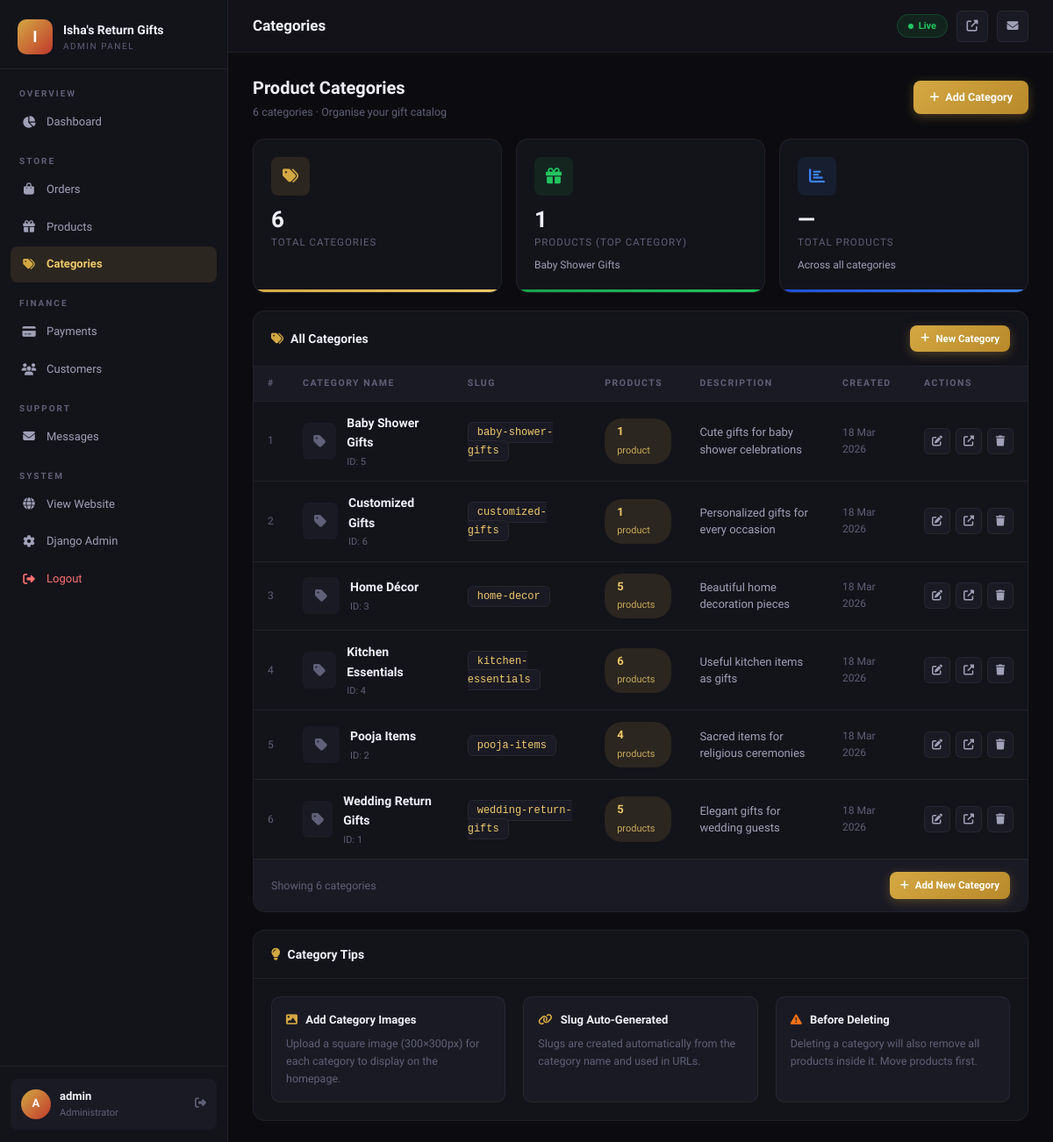
Screenshot of /dashboard/categories/ (signed in) with the database file from the repository.
### products/models.py (models this page shows, shortened)
class Category(models.Model):
    name = models.CharField(max_length=200)
    slug = models.SlugField(unique=True)
    image = models.ImageField(upload_to='categories/', blank=True, null=True)
    description = models.TextField(blank=True)
    created_at = models.DateTimeField(auto_now_add=True)
    class Meta:
        verbose_name_plural = 'Categories'
        ordering = ['name']

### dashboard/views.py (the view)
# urls.py: path('categories/', views.category_list, name='dashboard_categories'),
@login_required(login_url='/dashboard/login/')
@user_passes_test(is_admin, login_url='/dashboard/login/')
def category_list(request):
    categories = Category.objects.annotate(product_count=Count('products'))
    return render(request, 'dashboard/categories.html', {
        'categories': categories,
        'pending_count': Order.objects.filter(order_status='pending').count(),
        'new_msg_count': get_new_msg_count(),
    })

### dashboard/views.py (called while the page is built)
def is_admin(user):
    return user.is_authenticated and user.is_staff

def get_new_msg_count():
    try:
        from contact.models import ContactMessage
        return ContactMessage.objects.filter(status='new').count()
    except Exception:
        return 0

### products/context_processors.py (called while the page is built)
def cart_count(request):
    count = 0
    if request.session.session_key:
        try:
            cart = Cart.objects.get(session_key=request.session.session_key)
            count = cart.get_item_count()
        except Cart.DoesNotExist:
            pass
    return {'cart_count': count}

### templates/dashboard/categories.html (shortened to what this page needs)
{% extends 'dashboard/base.html' %}
{% block nav_categories %}active{% endblock %}
{% block page_title %}Categories{% endblock %}
{% block content %}
<div class="s-header">
  <div class="s-title">
    <h2>Product Categories</h2>
    <p>{{ categories|length }} categor{{ categories|length|pluralize:"y,ies" }} · Organise your gift catalog</p>
  </div>
  <div class="s-actions">
    <a href="{% url 'dashboard_category_add' %}" class="btn btn-gold">
      <i class="fas fa-plus"></i> Add Category
    </a>
  </div>
</div>
<div class="stat-grid" style="grid-template-columns:repeat(3,1fr);margin-bottom:20px;">
  <div class="stat-card g">
    <div class="stat-top"><div class="stat-icon si-g"><i class="fas fa-tags"></i></div></div>
    <div class="stat-val">{{ categories|length }}</div>
    <div class="stat-label">Total Categories</div>
  </div>
  <div class="stat-card gr">
    <div class="stat-top"><div class="stat-icon si-gr"><i class="fas fa-gift"></i></div></div>
    <div class="stat-val">{% for c in categories %}{% if forloop.first %}{{ c.product_count }}{% endif %}{% endfor %}</div>
    <div class="stat-label">Products (Top Category)</div>
    <div class="stat-sub">
      {% for c in categories %}{% if forloop.first %}{{ c.name }}{% endif %}{% endfor %}
    </div>
  </div>
  <div class="stat-card b">
    <div class="stat-top"><div class="stat-icon si-b"><i class="fas fa-chart-bar"></i></div></div>
    <div class="stat-val">
      {% with total=0 %}
        —
      {% endwith %}
    </div>
    <div class="stat-label">Total Products</div>
    <div class="stat-sub">Across all categories</div>
  </div>
</div>
<div class="card">
  <div class="card-head">
    <span class="card-title"><i class="fas fa-tags"></i> All Categories</span>
    <a href="{% url 'dashboard_category_add' %}" class="btn btn-gold btn-sm">
      <i class="fas fa-plus"></i> New Category
    </a>
  </div>
  <div style="overflow-x:auto;">
    <table class="d-table">
      <thead>
        <tr>
          <th style="width:40px;">#</th>
          <th>Category Name</th>
          <th>Slug</th>
          <th>Products</th>
          <th>Description</th>
          <th>Created</th>
          <th>Actions</th>
        </tr>
      </thead>
      <tbody>
        {% for cat in categories %}
        <tr>
          <td style="color:var(--text3);font-size:12px;">{{ forloop.counter }}</td>
          <td>
            <div style="display:flex;align-items:center;gap:12px;">
              {% if cat.image %}
              <img src="{{ cat.image.url }}" class="p-thumb" alt="{{ cat.name }}">
              {% else %}
              <div class="p-thumb-ph"><i class="fas fa-tag"></i></div>
              {% endif %}
              <div>
                <div style="font-weight:700;font-size:14px;color:var(--text);">{{ cat.name }}</div>
                <div style="font-size:11px;color:var(--text3);margin-top:2px;">ID: {{ cat.id }}</div>
              </div>
            </div>
          </td>
          <td>
            <code style="background:var(--bg3);padding:4px 10px;border-radius:6px;font-size:12px;color:var(--gold2);border:1px solid var(--border);">
              {{ cat.slug }}
            </code>
          </td>
          <td>
            <span style="background:var(--gold-dim);color:var(--gold2);font-size:13px;font-weight:700;padding:5px 14px;border-radius:20px;display:inline-block;">
              {{ cat.product_count }}
              <span style="font-size:11px;font-weight:500;opacity:0.8;">product{{ cat.product_count|pluralize }}</span>
            </span>
          </td>
          <td style="max-width:220px;">
            <div style="font-size:13px;color:var(--text2);line-height:1.5;">
              {{ cat.description|truncatechars:60|default:"—" }}
            </div>
          </td>
          <td>
            <div style="font-size:12px;color:var(--text3);">
              {{ cat.created_at|date:"d M Y" }}
            </div>
          </td>
          <td>
            <div style="display:flex;gap:6px;align-items:center;">
              <a href="{% url 'dashboard_category_edit' cat.id %}" class="btn-icon" title="Edit Category">
                <i class="fas fa-edit"></i>
              </a>
              <a href="{% url 'product_list' %}?category={{ cat.slug }}" class="btn-icon" title="View Products" target="_blank">
                <i class="fas fa-external-link-alt"></i>
              </a>
              <a href="{% url 'dashboard_category_delete' cat.id %}" class="btn-icon del" title="Delete Category">
                <i class="fas fa-trash"></i>
              </a>
            </div>
          </td>
        </tr>
        {% endfor %}
      </tbody>
    </table>
  </div>
  {% if categories %}
  <div style="padding:14px 20px;border-top:1px solid var(--border);background:var(--bg3);display:flex;align-items:center;justify-content:space-between;flex-wrap:wrap;gap:10px;">
    <span style="font-size:12.5px;color:var(--text3);">
      Showing {{ categories|length }} categor{{ categories|length|pluralize:"y,ies" }}
    </span>
    <a href="{% url 'dashboard_category_add' %}" class="btn btn-gold btn-sm">
      <i class="fas fa-plus"></i> Add New Category
    </a>
  </div>
  {% endif %}
</div>
<div class="card" style="margin-top:20px;">
  <div class="card-head">
    <span class="card-title"><i class="fas fa-lightbulb"></i> Category Tips</span>
  </div>
  <div class="card-body">
    <div style="display:grid;grid-template-columns:repeat(3,1fr);gap:20px;">
      <div style="background:var(--bg3);border-radius:10px;padding:16px;border:1px solid var(--border);">
        <div style="font-size:13px;font-weight:700;color:var(--text);margin-bottom:6px;">
          <i class="fas fa-image" style="color:var(--gold);margin-right:6px;"></i> Add Category Images
        </div>
        <div style="font-size:12.5px;color:var(--text3);line-height:1.6;">Upload a square image (300×300px) for each category to display on the homepage.</div>
      </div>
      <div style="background:var(--bg3);border-radius:10px;padding:16px;border:1px solid var(--border);">
        <div style="font-size:13px;font-weight:700;color:var(--text);margin-bottom:6px;">
          <i class="fas fa-link" style="color:var(--gold);margin-right:6px;"></i> Slug Auto-Generated
        </div>
        <div style="font-size:12.5px;color:var(--text3);line-height:1.6;">Slugs are created automatically from the category name and used in URLs.</div>
      </div>
      <div style="background:var(--bg3);border-radius:10px;padding:16px;border:1px solid var(--border);">
        <div style="font-size:13px;font-weight:700;color:var(--text);margin-bottom:6px;">
          <i class="fas fa-exclamation-triangle" style="color:var(--orange);margin-right:6px;"></i> Before Deleting
        </div>
        <div style="font-size:12.5px;color:var(--text3);line-height:1.6;">Deleting a category will also remove all products inside it. Move products first.</div>
      </div>
    </div>
  </div>
</div>
{% endblock %}

### templates/dashboard/base.html (shortened to what this page needs)
{% load static %}
<!DOCTYPE html>
<html lang="en">
<head>
<link rel="stylesheet" href="https://cdnjs.cloudflare.com/ajax/libs/font-awesome/6.5.0/css/all.min.css">
</head>
<body>
<aside class="sidebar" id="sidebar">
  <div class="sidebar-logo">
    <a href="{% url 'dashboard_home' %}" class="logo-mark">
      <div class="logo-icon">I</div>
      <div>
        <div class="logo-name">Isha's Return Gifts</div>
        <div class="logo-sub">Admin Panel</div>
      </div>
    </a>
  </div>
  <div class="nav-wrap">
    <div class="nav-section-label">Overview</div>
    <a href="{% url 'dashboard_home' %}" class="nav-link {% block nav_home %}{% endblock %}">
      <i class="fas fa-chart-pie ni"></i> Dashboard
    </a>
    <div class="nav-section-label" style="margin-top:8px;">Store</div>
    <a href="{% url 'dashboard_orders' %}" class="nav-link {% block nav_orders %}{% endblock %}">
      <i class="fas fa-shopping-bag ni"></i> Orders
    </a>
    <a href="{% url 'dashboard_products' %}" class="nav-link {% block nav_products %}{% endblock %}">
      <i class="fas fa-gift ni"></i> Products
    </a>
    <a href="{% url 'dashboard_categories' %}" class="nav-link {% block nav_categories %}{% endblock %}">
      <i class="fas fa-tags ni"></i> Categories
    </a>
    <div class="nav-section-label" style="margin-top:8px;">Finance</div>
    <a href="{% url 'dashboard_payments' %}" class="nav-link {% block nav_payments %}{% endblock %}">
      <i class="fas fa-credit-card ni"></i> Payments
    </a>
    <a href="{% url 'dashboard_customers' %}" class="nav-link {% block nav_customers %}{% endblock %}">
      <i class="fas fa-users ni"></i> Customers
    </a>
    <div class="nav-section-label" style="margin-top:8px;">Support</div>
    <a href="{% url 'dashboard_contact_messages' %}" class="nav-link {% block nav_messages %}{% endblock %}">
      <i class="fas fa-envelope ni"></i> Messages
    </a>
    <div class="nav-section-label" style="margin-top:8px;">System</div>
    <a href="{% url 'home' %}" class="nav-link" target="_blank">
      <i class="fas fa-globe ni"></i> View Website
    </a>
    <a href="/admin/" class="nav-link" target="_blank">
      <i class="fas fa-cog ni"></i> Django Admin
    </a>
    <a href="{% url 'dashboard_logout' %}" class="nav-link" style="color:#f87171;">
      <i class="fas fa-sign-out-alt ni"></i> Logout
    </a>
  </div>
  <div class="sidebar-user">
    <div class="user-card">
      <div class="user-av">{{ request.user.username|first|upper }}</div>
      <div>
        <div class="user-info-name">{{ request.user.get_full_name|default:request.user.username }}</div>
        <div class="user-info-role">Administrator</div>
      </div>
      <a href="{% url 'dashboard_logout' %}" class="user-logout" title="Logout"><i class="fas fa-sign-out-alt"></i></a>
    </div>
  </div>
</aside>
<div class="main">
  <header class="topbar">
    <div style="display:flex;align-items:center;gap:16px;">
      <h1 class="page-heading">{% block page_title %}Dashboard{% endblock %}</h1>
    </div>
    <div class="topbar-right">
      <div class="live-pill"><div class="live-dot"></div>Live</div>
      <a href="{% url 'home' %}" class="tb-btn" title="View Website" target="_blank"><i class="fas fa-external-link-alt"></i></a>
      <a href="{% url 'dashboard_contact_messages' %}" class="tb-btn" title="Messages" style="position:relative;">
        <i class="fas fa-envelope"></i>
      </a>
    </div>
  </header>
  <main class="page-body">{% block content %}{% endblock %}</main>
</div>
</body>
</html>

### rows the page displays
Category: product_count "1", name "Baby Shower Gifts", id "5", slug "baby-shower-gifts", description "Cute gifts for baby shower celebrations", created_at "18 Mar 2026"
Category: name "Customized Gifts", id "6", slug "customized-gifts", product_count "1", description "Personalized gifts for every occasion", created_at "18 Mar 2026"
Category: name "Home Décor", id "3", slug "home-decor", product_count "5", description "Beautiful home decoration pieces", created_at "18 Mar 2026"
Category: name "Kitchen Essentials", id "4", slug "kitchen-essentials", product_count "6", description "Useful kitchen items as gifts", created_at "18 Mar 2026"
Category: name "Pooja Items", id "2", slug "pooja-items", product_count "4", description "Sacred items for religious ceremonies", created_at "18 Mar 2026"
Category: name "Wedding Return Gifts", id "1", slug "wedding-return-gifts", product_count "5", description "Elegant gifts for wedding guests", created_at "18 Mar 2026"

### other values shown
{{ request.user.username|first|upper }} "A"
{{ request.user.get_full_name|default:request.user.username }} "admin"
{{ categories|length }} "6"
